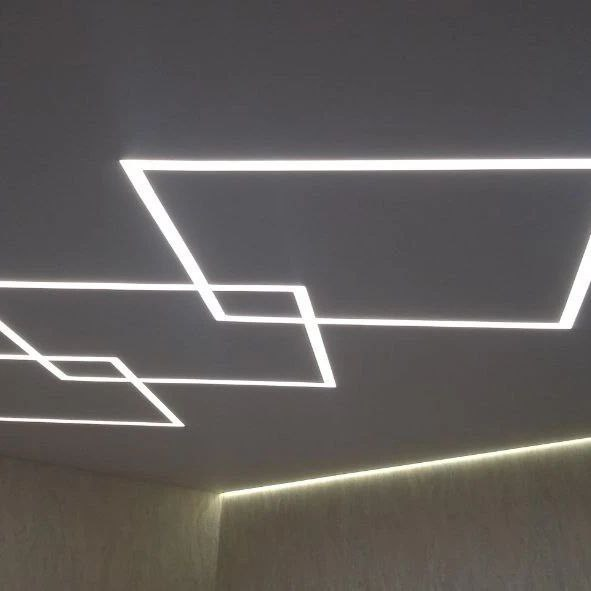
#> input picture src/assets/objects/linii/52.jpg, 591 x 591 px, found by its file name
$ python og-image.py
#> lines starting #> are read from the running program, lines starting #| are printed output that depends on the picture; after the words box and inside, x2 and y2 are one past the last pixel; in counts of white or black regions, pixels touching at a corner belong together
"""
Картинка для превью ссылки в мессенджерах и соцсетях: public/og.jpg (1200×630).

Запуск (нужен Python 3 и Pillow: pip install pillow):
    python scripts/og-image.py

Текст и телефон берутся из констант ниже — поменяйте их при необходимости.
"""
from PIL import Image, ImageDraw, ImageFilter, ImageFont

PHOTO = 'src/assets/objects/linii/52.jpg'
TITLE = ['Натяжные', 'потолки', 'по всему', 'Дагестану']
SUBTITLE = 'Расчёт онлайн и бесплатный замер'  # без запятых: в кириллическом наборе шрифта их нет
PHONE = '+7 928 598-34-32'
BRAND = 'SANTLADA'

W, H = 1200, 630
FONTS = 'node_modules/@fontsource-variable/'


def font(family: str, subset: str, size: int, weight: int) -> ImageFont.FreeTypeFont:
    f = ImageFont.truetype(f'{FONTS}{family}/files/{family}-{subset}-wght-normal.woff2', size)
    f.set_variation_by_axes([weight])
    return f


img = Image.new('RGB', (W, H), '#fafcff')
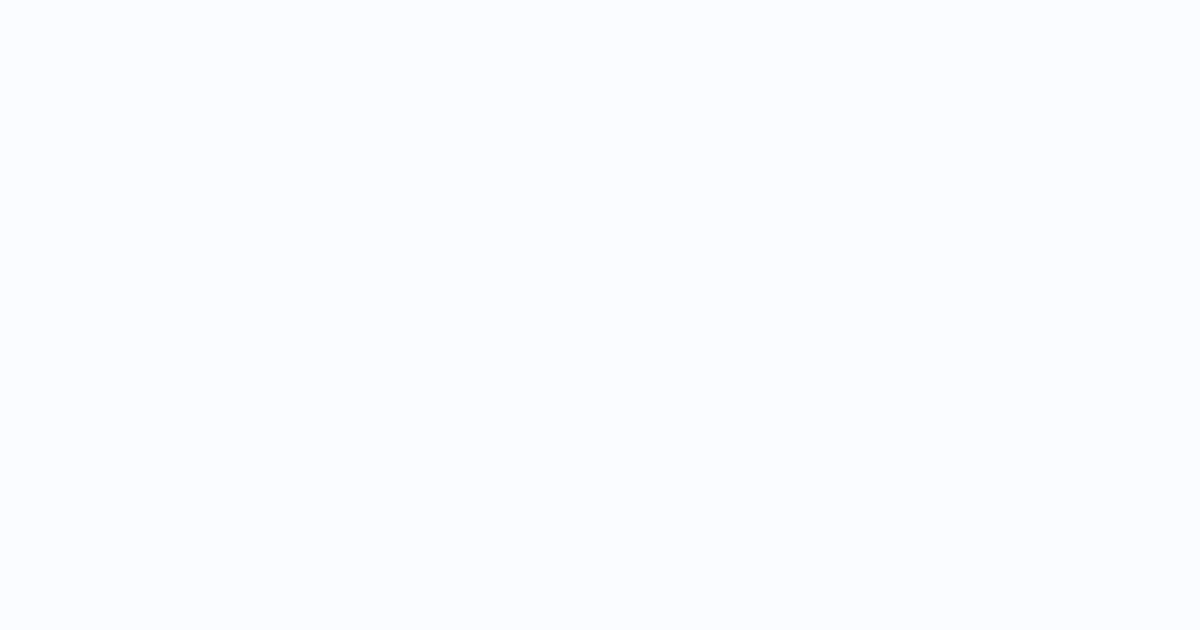
#> img: PIL image 1200x630 RGB; mean R, G, B 250, 252, 255

# Фото справа: белый «зазор», тонкая рамка и индиго-свечение снизу
photo = Image.open(PHOTO).convert('RGB')
#> photo is the input picture: PIL image 591x591 RGB; mean R, G, B 97, 93.3, 91.6
pw, ph = 520, 550
scale = max(pw / photo.width, ph / photo.height)
#> scale = 0.931
photo = photo.resize((int(photo.width * scale), int(photo.height * scale)), Image.LANCZOS)
#> photo: PIL image 550x550 RGB
left, top = (photo.width - pw) // 2, (photo.height - ph) // 2
#> left = 15; top = 0
photo = photo.crop((left, top, left + pw, top + ph))
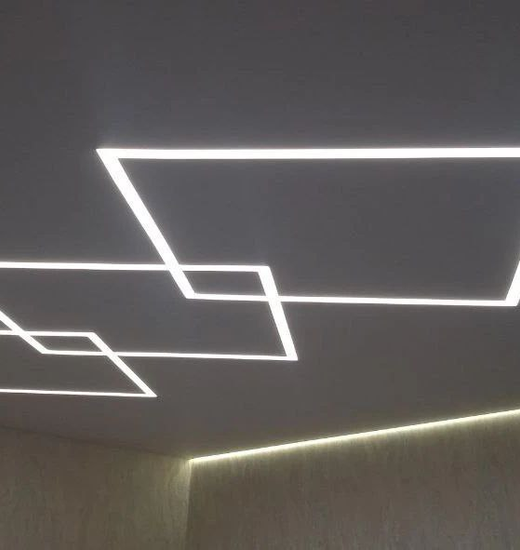
#> photo: PIL image 520x550 RGB; mean R, G, B 97, 93.2, 91.6
px, py = W - pw - 40, 40

glow = Image.new('RGBA', (W, H), (0, 0, 0, 0))
#> glow: PIL image 1200x630 RGBA; every value is 0
ImageDraw.Draw(glow).rounded_rectangle([px + 20, py + 60, px + pw - 20, py + ph + 24], radius=40, fill=(155, 188, 255, 170))
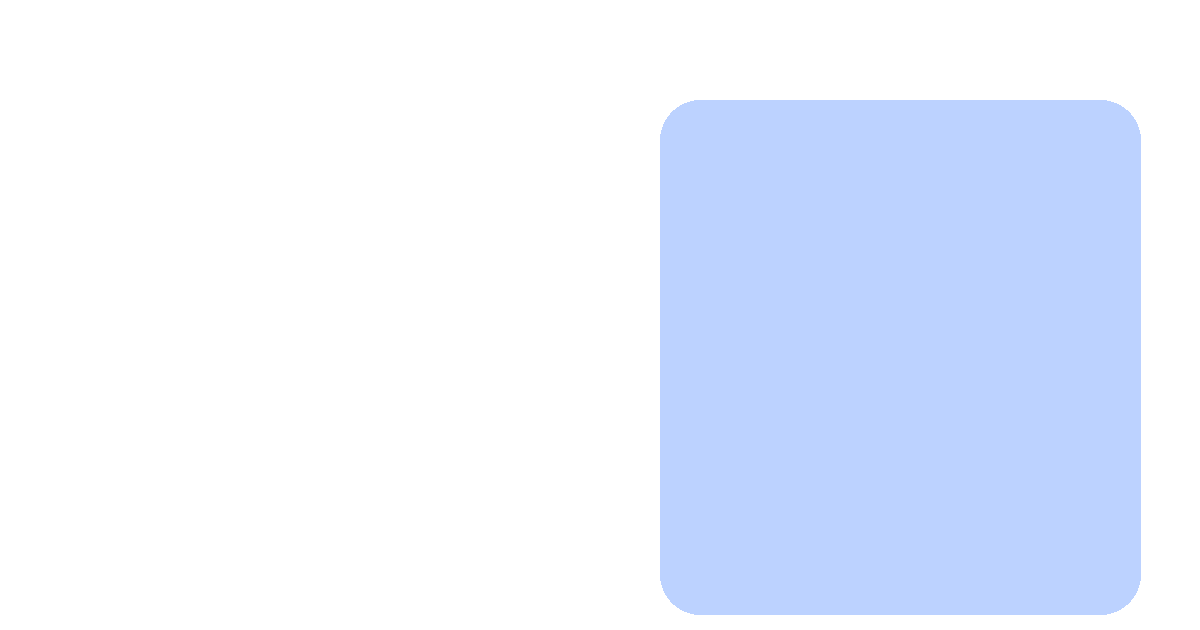
#> glow: PIL image 1200x630 RGBA; mean R, G, B, A 50.5, 61.2, 83.1, 55.4; transparent parts drawn white
glow = glow.filter(ImageFilter.GaussianBlur(28))
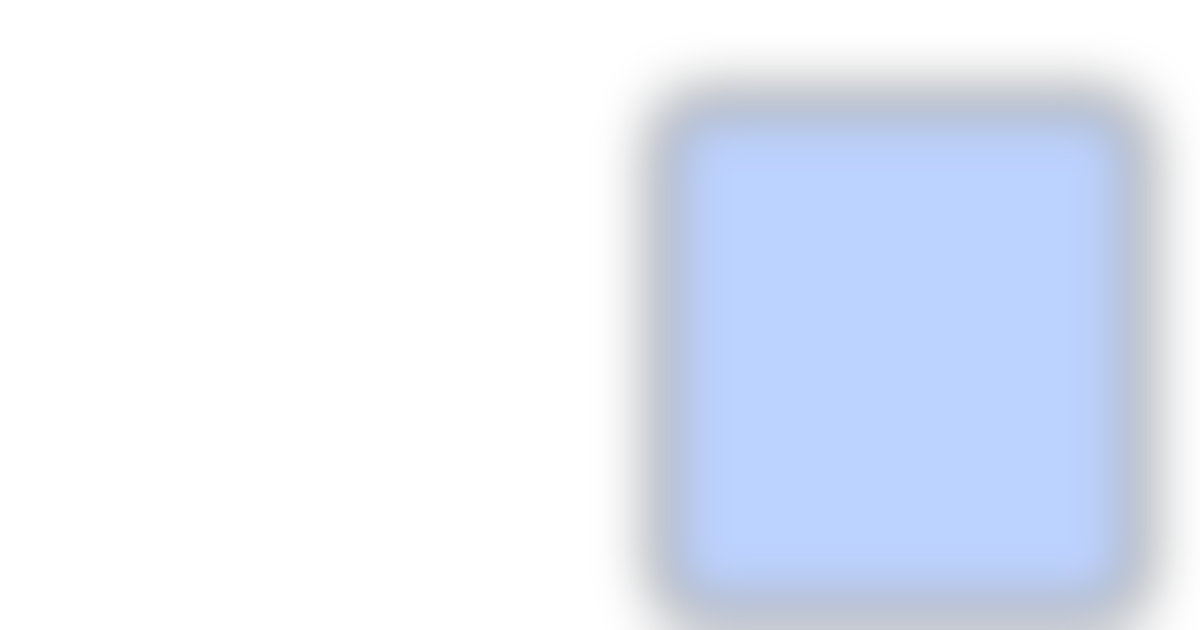
#> glow: PIL image 1200x630 RGBA; mean R, G, B, A 50.2, 60.9, 82.6, 55; transparent parts drawn white
img.paste(glow, (0, 0), glow)

d = ImageDraw.Draw(img)
d.rounded_rectangle([px - 7, py - 7, px + pw + 7, py + ph + 7], radius=30, fill='#ffffff', outline='#dce5f5', width=1)
mask = Image.new('L', (pw, ph), 0)
#> mask: PIL image 520x550 L; every value is 0
ImageDraw.Draw(mask).rounded_rectangle([0, 0, pw, ph], radius=24, fill=255)
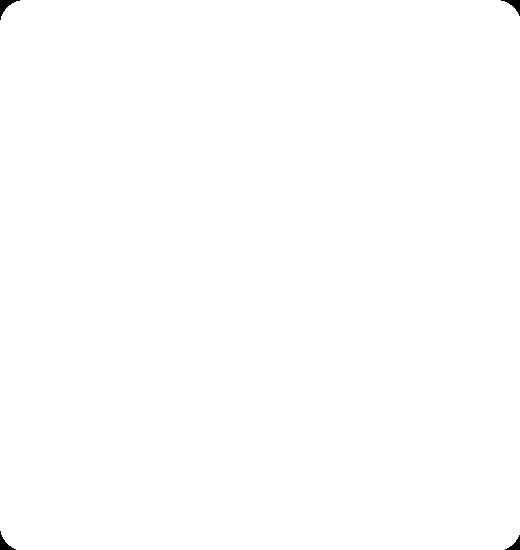
#> mask: PIL image 520x550 L; 99.8% white; 4 black regions, box (x1, y1, x2, y2) and area: (0, 0, 20, 20) 131, (501, 0, 520, 16) 111, (0, 531, 16, 550) 111, (505, 535, 520, 550) 92
img.paste(photo, (px, py), mask)
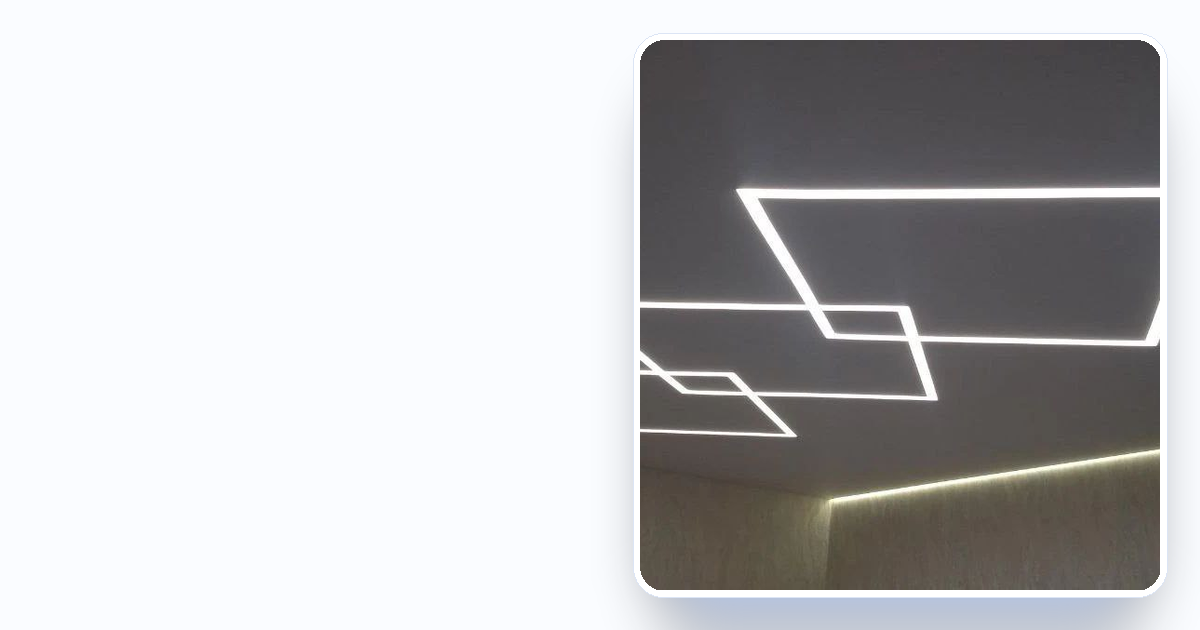
#> img: PIL image 1200x630 RGB; mean R, G, B 190.5, 190.4, 191.9

# Логотип
x0, y0, s = 64, 70, 52
d.rounded_rectangle([x0, y0, x0 + s, y0 + s], radius=13, fill='#0e1a3a')
d.rounded_rectangle([x0 + 7, y0 + 7, x0 + s - 7, y0 + s - 7], radius=7, fill='#fafcff')
d.line([x0 + 16, y0 + 36, x0 + 36, y0 + 16], fill='#1d4ed8', width=5)
d.text((x0 + s + 18, y0 + 2), BRAND, font=font('manrope', 'latin', 42, 560), fill='#0e1a3a')
#> (the run stopped early here; a loop or call above may not have finished)

$ run again, with src/assets/objects/linii/194.jpg copied over src/assets/objects/linii/52.jpg
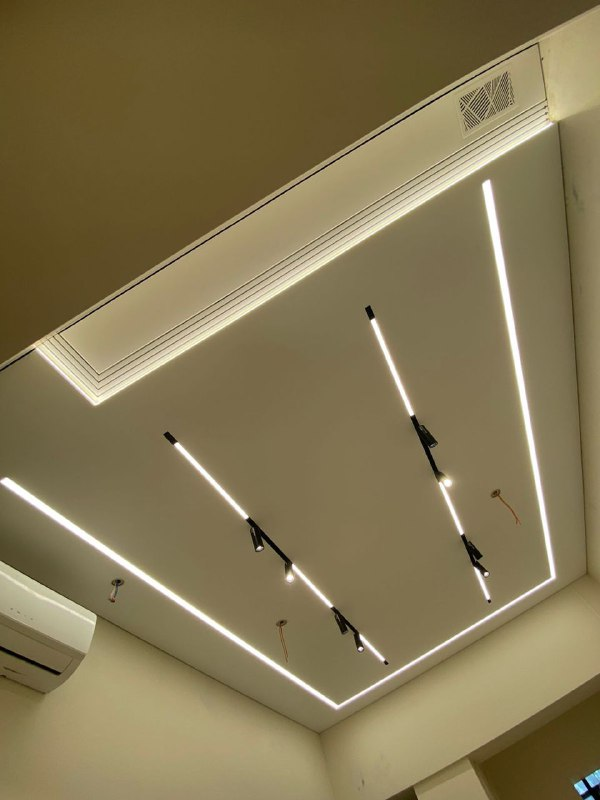
#> input picture src/assets/objects/linii/194.jpg, 600 x 800 px, found by its file name
#> photo is the input picture: PIL image 600x800 RGB; mean R, G, B 131.5, 117.9, 82.1
#> `photo = photo.crop((left, top, left + pw, top + ph))`:
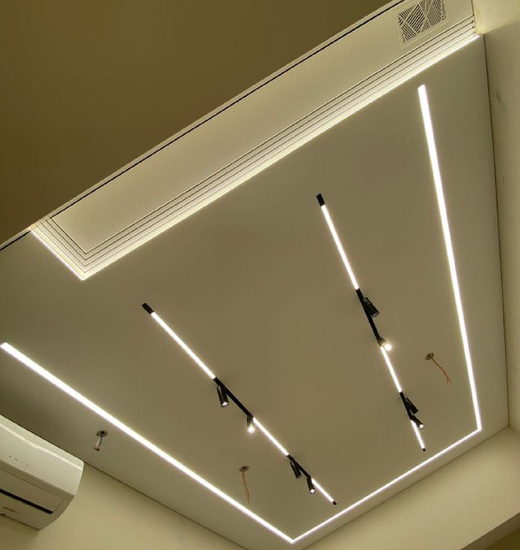
#> photo: PIL image 520x550 RGB; mean R, G, B 133.3, 120.1, 85.4
#> `img.paste(photo, (px, py), mask)`:
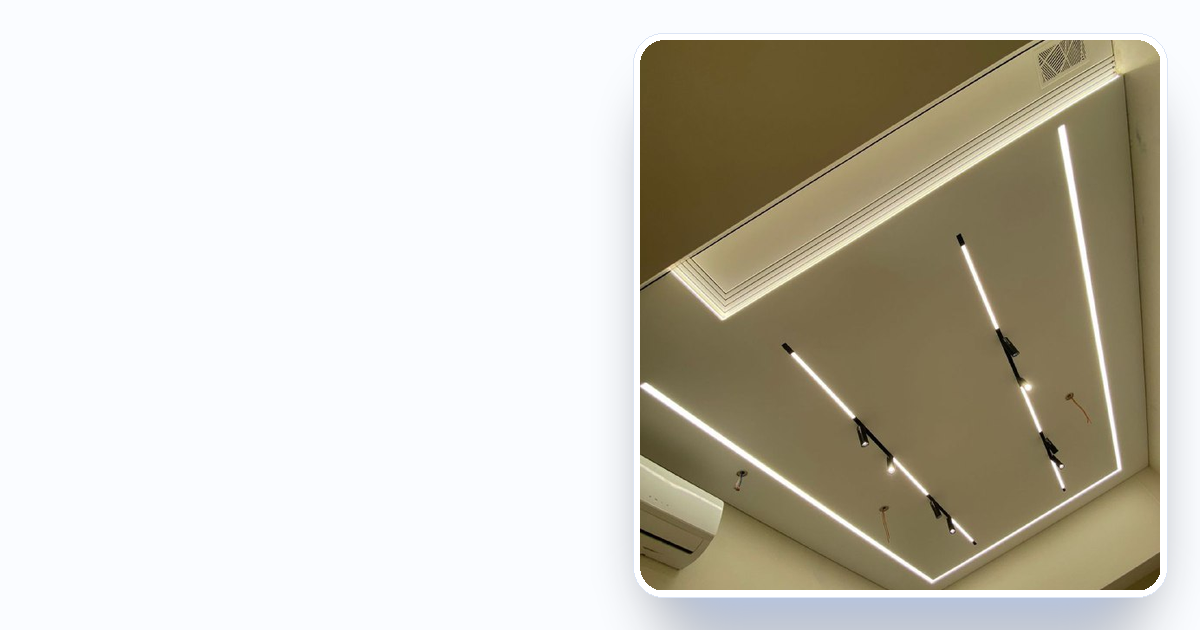
#> img: PIL image 1200x630 RGB; mean R, G, B 204.2, 200.5, 189.6

$ run again, with src/assets/objects/linii/226.jpg copied over src/assets/objects/linii/52.jpg
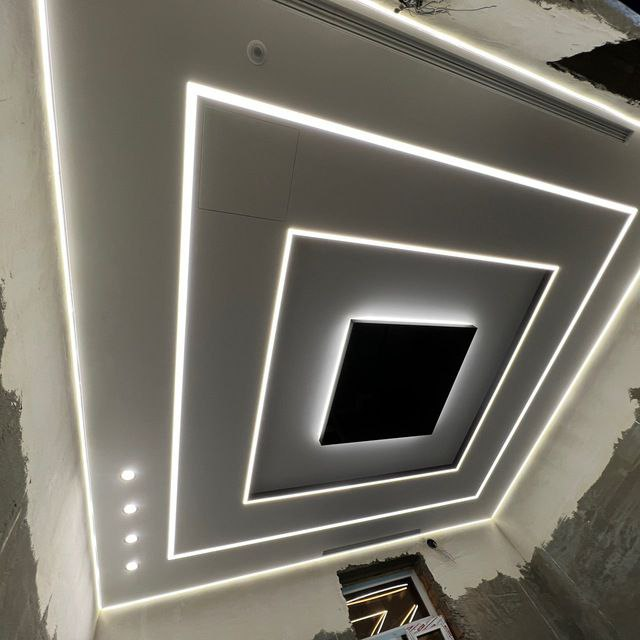
#> input picture src/assets/objects/linii/226.jpg, 640 x 640 px, found by its file name
#> photo is the input picture: PIL image 640x640 RGB; mean R, G, B 116.7, 113.2, 103.3
#> `photo = photo.crop((left, top, left + pw, top + ph))`:
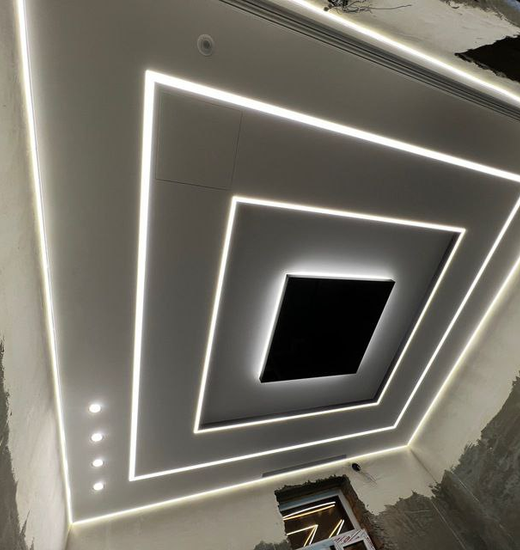
#> photo: PIL image 520x550 RGB; mean R, G, B 116.6, 113.1, 103.4
#> `img.paste(photo, (px, py), mask)`:
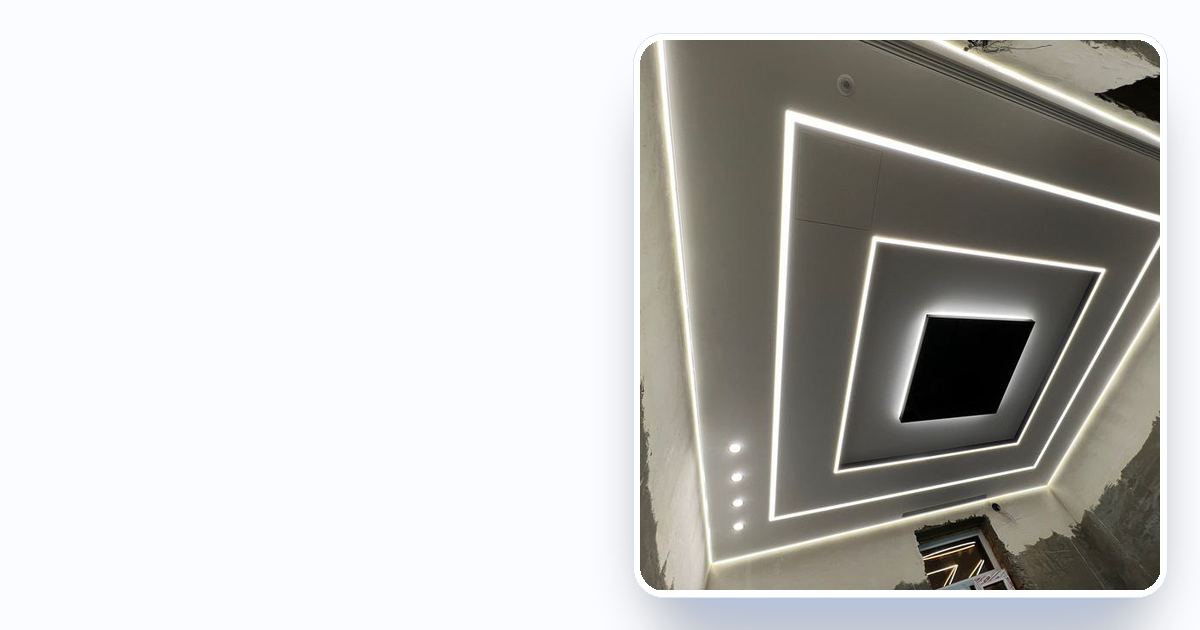
#> img: PIL image 1200x630 RGB; mean R, G, B 197.9, 197.9, 196.4
